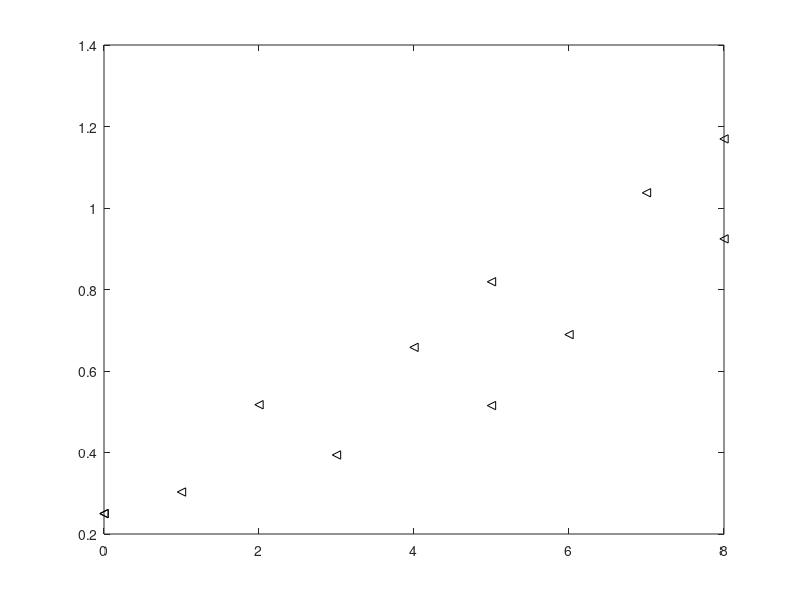

Reproduce this figure in MATLAB.
% Experimental data points for 50% = H, 100% = W, unirradiated = U 
xH = [0, 1, 2, 3, 5, 6, 7, 8, 9, 10, 13, 14, 15, 17, 20, 21, 22, 24, ...
      0, 1, 3, 5, 6, 7, 8, 9, 11, 12, 14, 15,...
      0, 2, 5, 7, 9, 13, 16, 19, 0, 1, 2, 4, 5, 7, 8, 11, 12, 15];
yH = [100.0,117.9245283018868,125.47169811320755,127.35849056603774,149.0566037735849,139.62264150943395, ...
     163.2075471698113,127.35849056603774,123.58490566037736,131.13207547169813,160.37735849056605,146.22641509433961,...
     140.56603773584905,136.7924528301887,105.66037735849059,102.8301886792453,98.11320754716981,126.41509433962266,...
     100., 124.59016393, 154.09836066, 173.7704918, 183.60655738, 200. ,195.08196721, 185.24590164, 208.19672131, 200.,...
     196.72131148, 183.60655738, 100.0,115.51724137931035,141.3793103448276,148.27586206896552,156.89655172413794,168.9655172413793,...
     137.93103448275863,125.86206896551724, 100.0,144.57831325301206,198.7951807228916,208.433734939759,228.91566265060243,242.16867469879517,...
     212.0481927710843,200.0,210.84337349397592,230.12048192771087]; 
 
xW = [0, 1, 2, 3, 5, 6, 7, 8, 9, 10, 13, 14, 15, 17, 20, 21, 22, 24, 27, 30,...
      0, 1, 3, 5, 6, 7, 8, 9, 11, 12, 14, 15, 0, 2, 5, 7, 9, 13, 16, 19, 0, 1, 2, 4, 5, 7, 8, 12, 15]; 
yW = [100.0,100.9433962264151,92.45283018867924,102.8301886792453,136.7924528301887,140.56603773584905,...
      139.62264150943395,130.18867924528303,177.35849056603774,163.2075471698113,194.3396226415094,...
      180.18867924528303,149.0566037735849,160.37735849056605,150.0,156.60377358490567,114.15094339622642,...
      123.58490566037736,125.47169811320755,151.88679245283018,100., 124.59016393, 132.78688525, 157.37704918,...
      168.85245902, 155.73770492, 180.32786885,175.40983607, 206.55737705, 188.52459016, 165.57377049,...
      181.96721311, 100.0,131.0344827586207,131.0344827586207,143.10344827586206,136.20689655172413,136.20689655172413,...
      108.62068965517241,106.89655172413795, 100.0,112.98701298701297,168.8311688311688,162.33766233766232,...
      164.93506493506493,183.1168831168831,135.06493506493504,140.25974025974025,180.5194805194805];
xU = [0, 1, 3, 5, 6, 8, 0, 2, 4, 5, 7, 8]; 
yU = [100., 121.21212121, 157.57575758, 206.06060606, 275.75757576, 369.6969697,100.0,206.89655172413794,...
     263.2183908045977,327.58620689655174,414.94252873563215,467.8160919540231];
 
V0=0.25; % Initial volume 
plot(xH,yH/100*V0,'ko')
plot(xW,yW/100*V0,'kx')
plot(xU,yU/100*V0,'k<')
